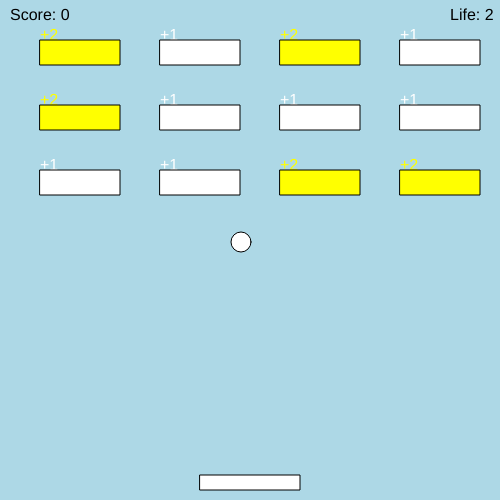
Frame 1 (no input)
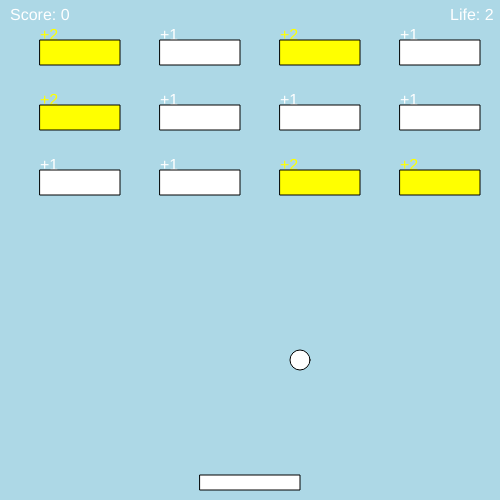
Frame 60 (no input)
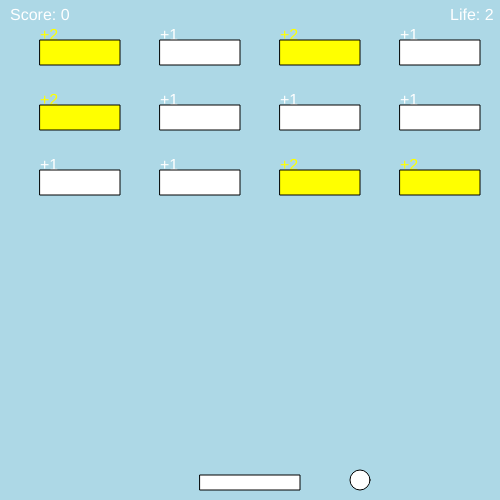
Frame 120 (the mouse pressed at the canvas centre since frame 60)

The p5.js sketch that drew these frames (run headless with seeded random() and noise() and a simulated clock; from frame 60 on, the mouse is pressed at the canvas centre):

// p5.js sketch
// ── sketch.js
class block{
  constructor(x,y,w,h,c) {
    this.height=h;
    this.width=w;  
    this.x=x;
    this.y=y;
    this.dx=6;
    this.color=c;
    this.score=int(c);
    this.show=true;
  }
  display(){
    if(this.show){
      if(this.color<1.8){
        fill("white");
      }
      else if(this.color<2.5){
        fill("yellow");
      }
      else{
        fill("green");
      }
      if(this.color!=0)text("+"+this.score,this.x,this.y);
      rect(this.x,this.y,this.width,this.height);  
    }
  }
  move_x(a){
    this.x = this.x + (this.dx*a);
  }
  hide_(){
    this.show=false;
  }
  x_center(){
    return this.x+(this.width/2);
  }
  left() {
    return this.x;
  }
  right(){
    return this.x+this.width;
  }
  top(){
    return this.y;
  }
  bottom(){
    return this.y+this.height;
  }
}
class ball_c{
  constructor(x,y,d) {  
    this.x=x;
    this.y=y;
    this.dia=d;
    this.dx=1;
    this.dy=2;
    this.show=true;
  }
  display(){
    if(this.show){
      circle(this.x,this.y,this.dia); 
    } 
  }
  hide_(){
    this.show=false;
    this.dx=0;this.dy=0;
  }
  move_x(a) {
    this.x = this.x + (this.dx*a);
  }
  move_y(a) {
    this.y = this.y + (this.dy*a);
  }
  left() {
    return this.x-(this.dia/2);
  }
  right(){
    return this.x+(this.dia/2);
  }
  top(){
    return this.y-(this.dia/2);
  }
  bottom(){
    return this.y+(this.dia/2);
  }
}

let brick1;
let brick2;
let paddle;
let ball;
let bricks;
let bricks_rows; let bricks_columns;
let brick_width; let brick_height; let brick_padding;
let score=0; let life=2; let max_score=0;
let game_lost; let game_won;
function setup() {
  createCanvas(500, 500);
  background("black");
  game_lost=false;
  game_won=false;
  paddle = new block((width / 2)-50,height-25,100,15,0);
  ball = new ball_c((width / 2)-10,(height / 2)-10,20,0);
  bricks=[];
  bricks_rows=3;
  bricks_columns=4;
  brick_width = 80;
  brick_height = 25;
  brick_padding = 40;
  for(let i = 0; i<bricks_rows; i++){
    bricks[i]=[];
    for(let j = 0;j<bricks_columns;j++){
      bricks[i][j] = new block(brick_padding+(j*(brick_width+brick_padding)),brick_padding+(i*(brick_height+brick_padding)),brick_width,brick_height,int(random(1,3)));
      max_score = max_score+bricks[i][j].score;
    }
  }
}

function draw () {
  background("lightblue");
  textSize(16);
  text("Score: "+ score,10,20);
  text("Life: "+ life,450,20);
  // text("max: "+ max_score,250,20);
  if(game_lost){
    ball.hide_();
    background([255, 75, 75]);
    text("Game Over !",210,250);
    text("Your Score: "+score,205,280);
  }
  if(score>=max_score){
    ball.hide_();
    background("green");
    text("You Won !",220,250);
    text("Your Score: "+score,200,280);
  }
  
  edgeBounce();
  ball.move_x(1);
  ball.move_y(1);
  if(ball.dy>0 && isHit(paddle,ball)){
    ball.dy+=0.5;
    ball.dx=(ball.x-paddle.x_center())/20;
    ball.dy=-ball.dy;
  }
  for(let i = 0; i<bricks_rows; i++){
    for(let j = 0;j<bricks_columns;j++){
      if(isHit(bricks[i][j],ball)){
        score = score + bricks[i][j].score;
        bricks[i][j].hide_();
      }
    }
  }
  
  if (keyIsDown(LEFT_ARROW)&&(paddle.x>=0)) {
    paddle.move_x(-1);
  }
    if (keyIsDown(RIGHT_ARROW)&&(paddle.right()<=width)) {
      paddle.move_x(+1);
  }
  
  ball.display();
  // brick1.display();
  // brick2.display();
  for(let i = 0; i<bricks_rows; i++){
    for(let j = 0;j<bricks_columns;j++){
        bricks[i][j].display();
    }
  }
  paddle.display();
}

function edgeBounce(){
  if(ball.right() > width) {
    ball.dx = -ball.dx;
  }
  
  if(ball.left() < 0) {
    ball.dx = -ball.dx;
  }
  
  if(ball.bottom() > height) {
    ball.dy = 0;
    ball.dx = 0;
    if(life>0){
      life-=1;
      ball.x=paddle.x_center();
      ball.y=paddle.y;
      ball.dx=random(-10,10);
      ball.dy=2;
    }
    else{
      game_lost=true;
    }
  }
   if(ball.top() < 0) {
    ball.dy = -ball.dy;
  }
}

function isHit(block){
  if(block.show){
    if((ball.left()<block.right()) && (ball.right()>block.left()) && 
    (ball.top()<block.bottom()) && (ball.bottom()>block.top())){
      return true;
    }
  }
  return false;
}
